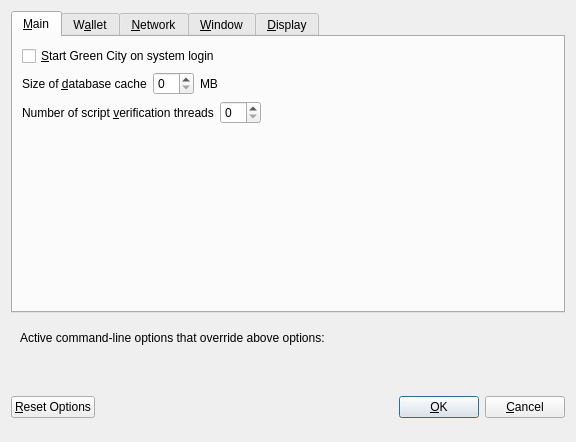
<?xml version="1.0" encoding="UTF-8"?>
<ui version="4.0">
 <class>OptionsDialog</class>
 <widget class="QDialog" name="OptionsDialog">
  <property name="geometry">
   <rect>
    <x>0</x>
    <y>0</y>
    <width>576</width>
    <height>442</height>
   </rect>
  </property>
  <property name="windowTitle">
   <string>Options</string>
  </property>
  <property name="modal">
   <bool>true</bool>
  </property>
  <layout class="QVBoxLayout" name="verticalLayout">
   <item>
    <widget class="QTabWidget" name="tabWidget">
     <property name="currentIndex">
      <number>0</number>
     </property>
     <widget class="QWidget" name="tabMain">
      <attribute name="title">
       <string>&amp;Main</string>
      </attribute>
      <layout class="QVBoxLayout" name="verticalLayout_Main">
       <item>
        <widget class="QCheckBox" name="bitcoinAtStartup">
         <property name="toolTip">
          <string>Automatically start Green City after logging in to the system.</string>
         </property>
         <property name="text">
          <string>&amp;Start Green City on system login</string>
         </property>
        </widget>
       </item>
       <item>
        <layout class="QHBoxLayout" name="horizontalLayout_2_Main">
         <item>
          <widget class="QLabel" name="databaseCacheLabel">
           <property name="text">
            <string>Size of &amp;database cache</string>
           </property>
           <property name="textFormat">
            <enum>Qt::PlainText</enum>
           </property>
           <property name="buddy">
            <cstring>databaseCache</cstring>
           </property>
          </widget>
         </item>
         <item>
          <widget class="QSpinBox" name="databaseCache"/>
         </item>
         <item>
          <widget class="QLabel" name="databaseCacheUnitLabel">
           <property name="text">
            <string>MB</string>
           </property>
           <property name="textFormat">
            <enum>Qt::PlainText</enum>
           </property>
          </widget>
         </item>
         <item>
          <spacer name="horizontalSpacer_2_Main">
           <property name="orientation">
            <enum>Qt::Horizontal</enum>
           </property>
           <property name="sizeHint" stdset="0">
            <size>
             <width>40</width>
             <height>20</height>
            </size>
           </property>
          </spacer>
         </item>
        </layout>
       </item>
       <item>
        <layout class="QHBoxLayout" name="horizontalLayout_3_Main">
         <item>
          <widget class="QLabel" name="threadsScriptVerifLabel">
           <property name="text">
            <string>Number of script &amp;verification threads</string>
           </property>
           <property name="textFormat">
            <enum>Qt::PlainText</enum>
           </property>
           <property name="buddy">
            <cstring>threadsScriptVerif</cstring>
           </property>
          </widget>
         </item>
         <item>
          <widget class="QSpinBox" name="threadsScriptVerif">
           <property name="toolTip">
            <string>(0 = auto, &lt;0 = leave that many cores free)</string>
           </property>
          </widget>
         </item>
         <item>
          <spacer name="horizontalSpacer_3_Main">
           <property name="orientation">
            <enum>Qt::Horizontal</enum>
           </property>
           <property name="sizeHint" stdset="0">
            <size>
             <width>40</width>
             <height>20</height>
            </size>
           </property>
          </spacer>
         </item>
        </layout>
       </item>
       <item>
        <spacer name="verticalSpacer_2">
         <property name="orientation">
          <enum>Qt::Vertical</enum>
         </property>
         <property name="sizeHint" stdset="0">
          <size>
           <width>20</width>
           <height>40</height>
          </size>
         </property>
        </spacer>
       </item>
      </layout>
     </widget>
     <widget class="QWidget" name="tabWallet">
      <attribute name="title">
       <string>W&amp;allet</string>
      </attribute>
      <layout class="QVBoxLayout" name="verticalLayout_Wallet">
       <item>
        <layout class="QHBoxLayout" name="horizontalLayout_2_Wallet">
         <item>
          <widget class="QLabel" name="labelStakeSplitThresholdText">
           <property name="text">
            <string>Stake split threshold:</string>
           </property>
          </widget>
         </item>
         <item>
          <widget class="QSpinBox" name="spinBoxStakeSplitThreshold">
           <property name="minimum">
            <number>1</number>
           </property>
           <property name="maximum">
            <number>999999</number>
           </property>
          </widget>
         </item>
        </layout>
       </item>
       <item>
        <widget class="QGroupBox" name="groupBox">
         <property name="title">
          <string>Expert</string>
         </property>
         <layout class="QVBoxLayout" name="verticalLayout_2">
          <item>
           <widget class="QCheckBox" name="coinControlFeatures">
            <property name="toolTip">
             <string>Whether to show coin control features or not.</string>
            </property>
            <property name="text">
             <string>Enable coin &amp;control features</string>
            </property>
           </widget>
          </item>
          <item>
           <widget class="QCheckBox" name="showMasternodesTab">
            <property name="toolTip">
             <string>Show additional tab listing all your masternodes in first sub-tab&lt;br/&gt;and all masternodes on the network in second sub-tab.</string>
            </property>
            <property name="text">
             <string>Show Masternodes Tab</string>
            </property>
           </widget>
          </item>
          <item>
           <widget class="QCheckBox" name="spendZeroConfChange">
            <property name="toolTip">
             <string>If you disable the spending of unconfirmed change, the change from a transaction&lt;br/&gt;cannot be used until that transaction has at least one confirmation.&lt;br/&gt;This also affects how your balance is computed.</string>
            </property>
            <property name="text">
             <string>&amp;Spend unconfirmed change</string>
            </property>
           </widget>
          </item>
         </layout>
        </widget>
       </item>
       <item>
        <spacer name="verticalSpacer_Wallet">
         <property name="orientation">
          <enum>Qt::Vertical</enum>
         </property>
         <property name="sizeHint" stdset="0">
          <size>
           <width>20</width>
           <height>40</height>
          </size>
         </property>
        </spacer>
       </item>
      </layout>
     </widget>
     <widget class="QWidget" name="tabNetwork">
      <attribute name="title">
       <string>&amp;Network</string>
      </attribute>
      <layout class="QVBoxLayout" name="verticalLayout_Network">
       <item>
        <widget class="QCheckBox" name="mapPortUpnp">
         <property name="toolTip">
          <string>Automatically open the Green City client port on the router. This only works when your router supports UPnP and it is enabled.</string>
         </property>
         <property name="text">
          <string>Map port using &amp;UPnP</string>
         </property>
        </widget>
       </item>
       <item>
        <widget class="QCheckBox" name="allowIncoming">
         <property name="toolTip">
          <string>Accept connections from outside</string>
         </property>
         <property name="text">
          <string>Allow incoming connections</string>
         </property>
        </widget>
       </item>
       <item>
        <widget class="QCheckBox" name="connectSocks">
         <property name="toolTip">
          <string>Connect to the Green City network through a SOCKS5 proxy.</string>
         </property>
         <property name="text">
          <string>&amp;Connect through SOCKS5 proxy (default proxy):</string>
         </property>
        </widget>
       </item>
       <item>
        <layout class="QHBoxLayout" name="horizontalLayout_1_Network">
         <item>
          <widget class="QLabel" name="proxyIpLabel">
           <property name="text">
            <string>Proxy &amp;IP:</string>
           </property>
           <property name="textFormat">
            <enum>Qt::PlainText</enum>
           </property>
           <property name="buddy">
            <cstring>proxyIp</cstring>
           </property>
          </widget>
         </item>
         <item>
          <widget class="QValidatedLineEdit" name="proxyIp">
           <property name="minimumSize">
            <size>
             <width>140</width>
             <height>0</height>
            </size>
           </property>
           <property name="maximumSize">
            <size>
             <width>140</width>
             <height>16777215</height>
            </size>
           </property>
           <property name="toolTip">
            <string>IP address of the proxy (e.g. IPv4: 127.0.0.1 / IPv6: ::1)</string>
           </property>
          </widget>
         </item>
         <item>
          <widget class="QLabel" name="proxyPortLabel">
           <property name="text">
            <string>&amp;Port:</string>
           </property>
           <property name="textFormat">
            <enum>Qt::PlainText</enum>
           </property>
           <property name="buddy">
            <cstring>proxyPort</cstring>
           </property>
          </widget>
         </item>
         <item>
          <widget class="QLineEdit" name="proxyPort">
           <property name="minimumSize">
            <size>
             <width>55</width>
             <height>0</height>
            </size>
           </property>
           <property name="maximumSize">
            <size>
             <width>55</width>
             <height>16777215</height>
            </size>
           </property>
           <property name="toolTip">
            <string>Port of the proxy (e.g. 9050)</string>
           </property>
          </widget>
         </item>
         <item>
          <spacer name="horizontalSpacer_1_Network">
           <property name="orientation">
            <enum>Qt::Horizontal</enum>
           </property>
           <property name="sizeHint" stdset="0">
            <size>
             <width>40</width>
             <height>20</height>
            </size>
           </property>
          </spacer>
         </item>
        </layout>
       </item>
       <item>
        <spacer name="verticalSpacer_Network">
         <property name="orientation">
          <enum>Qt::Vertical</enum>
         </property>
         <property name="sizeHint" stdset="0">
          <size>
           <width>20</width>
           <height>40</height>
          </size>
         </property>
        </spacer>
       </item>
      </layout>
     </widget>
     <widget class="QWidget" name="tabWindow">
      <attribute name="title">
       <string>&amp;Window</string>
      </attribute>
      <layout class="QVBoxLayout" name="verticalLayout_Window">
       <item>
        <widget class="QCheckBox" name="minimizeToTray">
         <property name="toolTip">
          <string>Show only a tray icon after minimizing the window.</string>
         </property>
         <property name="text">
          <string>&amp;Minimize to the tray instead of the taskbar</string>
         </property>
        </widget>
       </item>
       <item>
        <widget class="QCheckBox" name="minimizeOnClose">
         <property name="toolTip">
          <string>Minimize instead of exit the application when the window is closed. When this option is enabled, the application will be closed only after selecting Quit in the menu.</string>
         </property>
         <property name="text">
          <string>M&amp;inimize on close</string>
         </property>
        </widget>
       </item>
       <item>
        <spacer name="verticalSpacer_Window">
         <property name="orientation">
          <enum>Qt::Vertical</enum>
         </property>
         <property name="sizeHint" stdset="0">
          <size>
           <width>20</width>
           <height>40</height>
          </size>
         </property>
        </spacer>
       </item>
      </layout>
     </widget>
     <widget class="QWidget" name="tabDisplay">
      <attribute name="title">
       <string>&amp;Display</string>
      </attribute>
      <layout class="QVBoxLayout" name="verticalLayout_Display">
       <item>
        <layout class="QHBoxLayout" name="horizontalLayout_1_Display">
         <item>
          <widget class="QLabel" name="langLabel">
           <property name="text">
            <string>User Interface &amp;language:</string>
           </property>
           <property name="textFormat">
            <enum>Qt::PlainText</enum>
           </property>
           <property name="buddy">
            <cstring>lang</cstring>
           </property>
          </widget>
         </item>
         <item>
          <widget class="QValueComboBox" name="lang">
           <property name="toolTip">
            <string>The user interface language can be set here. This setting will take effect after restarting Green City.</string>
           </property>
          </widget>
         </item>
        </layout>
       </item>
       <item>
        <widget class="Line" name="line">
         <property name="orientation">
          <enum>Qt::Horizontal</enum>
         </property>
        </widget>
       </item>
       <item>
        <layout class="QHBoxLayout" name="horizontalLayout_2_Display">
         <item>
          <widget class="QLabel" name="unitLabel">
           <property name="text">
            <string>&amp;Unit to show amounts in:</string>
           </property>
           <property name="textFormat">
            <enum>Qt::PlainText</enum>
           </property>
           <property name="buddy">
            <cstring>unit</cstring>
           </property>
          </widget>
         </item>
         <item>
          <widget class="QValueComboBox" name="unit">
           <property name="toolTip">
            <string>Choose the default subdivision unit to show in the interface and when sending coins.</string>
           </property>
          </widget>
         </item>
        </layout>
       </item>
       <item>
        <layout class="QHBoxLayout" name="horizontalLayout_5_Display">
         <item>
          <widget class="QLabel" name="digitsLabel">
           <property name="text">
            <string>Decimal digits</string>
           </property>
          </widget>
         </item>
         <item>
          <widget class="QValueComboBox" name="digits"/>
         </item>
        </layout>
       </item>
       <item>
        <widget class="QCheckBox" name="checkBoxHideZeroBalances">
         <property name="toolTip">
          <string>Hide empty balances</string>
         </property>
         <property name="layoutDirection">
          <enum>Qt::LeftToRight</enum>
         </property>
         <property name="text">
          <string>Hide empty balances</string>
         </property>
        </widget>
       </item>
       <item>
        <layout class="QHBoxLayout" name="horizontalLayout_3_Display">
         <item>
          <widget class="QLabel" name="thirdPartyTxUrlsLabel">
           <property name="toolTip">
            <string>Third party URLs (e.g. a block explorer) that appear in the transactions tab as context menu items. %s in the URL is replaced by transaction hash. Multiple URLs are separated by vertical bar |.</string>
           </property>
           <property name="text">
            <string>Third party transaction URLs</string>
           </property>
           <property name="buddy">
            <cstring>thirdPartyTxUrls</cstring>
           </property>
          </widget>
         </item>
         <item>
          <widget class="QLineEdit" name="thirdPartyTxUrls">
           <property name="toolTip">
            <string>Third party URLs (e.g. a block explorer) that appear in the transactions tab as context menu items. %s in the URL is replaced by transaction hash. Multiple URLs are separated by vertical bar |.</string>
           </property>
          </widget>
         </item>
        </layout>
       </item>
       <item>
        <spacer name="verticalSpacer">
         <property name="orientation">
          <enum>Qt::Vertical</enum>
         </property>
         <property name="sizeHint" stdset="0">
          <size>
           <width>20</width>
           <height>40</height>
          </size>
         </property>
        </spacer>
       </item>
      </layout>
     </widget>
    </widget>
   </item>
   <item>
    <widget class="QFrame" name="frame">
     <layout class="QVBoxLayout" name="verticalLayout_Bottom">
      <item>
       <layout class="QHBoxLayout" name="horizontalLayout_Bottom">
        <item>
         <widget class="QLabel" name="overriddenByCommandLineInfoLabel">
          <property name="text">
           <string>Active command-line options that override above options:</string>
          </property>
          <property name="textFormat">
           <enum>Qt::PlainText</enum>
          </property>
         </widget>
        </item>
        <item>
         <spacer name="horizontalSpacer_Bottom">
          <property name="orientation">
           <enum>Qt::Horizontal</enum>
          </property>
          <property name="sizeHint" stdset="0">
           <size>
            <width>40</width>
            <height>20</height>
           </size>
          </property>
         </spacer>
        </item>
       </layout>
      </item>
      <item>
       <widget class="QLabel" name="overriddenByCommandLineLabel">
        <property name="text">
         <string/>
        </property>
        <property name="textFormat">
         <enum>Qt::PlainText</enum>
        </property>
        <property name="wordWrap">
         <bool>true</bool>
        </property>
       </widget>
      </item>
     </layout>
    </widget>
   </item>
   <item>
    <layout class="QHBoxLayout" name="horizontalLayout_Buttons">
     <item>
      <widget class="QPushButton" name="resetButton">
       <property name="toolTip">
        <string>Reset all client options to default.</string>
       </property>
       <property name="text">
        <string>&amp;Reset Options</string>
       </property>
       <property name="autoDefault">
        <bool>false</bool>
       </property>
      </widget>
     </item>
     <item>
      <spacer name="horizontalSpacer_1">
       <property name="orientation">
        <enum>Qt::Horizontal</enum>
       </property>
       <property name="sizeHint" stdset="0">
        <size>
         <width>40</width>
         <height>48</height>
        </size>
       </property>
      </spacer>
     </item>
     <item>
      <widget class="QLabel" name="statusLabel">
       <property name="minimumSize">
        <size>
         <width>200</width>
         <height>0</height>
        </size>
       </property>
       <property name="font">
        <font>
         <weight>75</weight>
         <bold>true</bold>
        </font>
       </property>
       <property name="text">
        <string/>
       </property>
       <property name="textFormat">
        <enum>Qt::PlainText</enum>
       </property>
       <property name="wordWrap">
        <bool>true</bool>
       </property>
      </widget>
     </item>
     <item>
      <spacer name="horizontalSpacer_2">
       <property name="orientation">
        <enum>Qt::Horizontal</enum>
       </property>
       <property name="sizeHint" stdset="0">
        <size>
         <width>40</width>
         <height>48</height>
        </size>
       </property>
      </spacer>
     </item>
     <item>
      <widget class="QPushButton" name="okButton">
       <property name="text">
        <string>&amp;OK</string>
       </property>
       <property name="autoDefault">
        <bool>false</bool>
       </property>
       <property name="default">
        <bool>true</bool>
       </property>
      </widget>
     </item>
     <item>
      <widget class="QPushButton" name="cancelButton">
       <property name="text">
        <string>&amp;Cancel</string>
       </property>
       <property name="autoDefault">
        <bool>false</bool>
       </property>
      </widget>
     </item>
    </layout>
   </item>
  </layout>
 </widget>
 <customwidgets>
  <customwidget>
   <class>QValidatedLineEdit</class>
   <extends>QLineEdit</extends>
   <header>qvalidatedlineedit.h</header>
  </customwidget>
  <customwidget>
   <class>QValueComboBox</class>
   <extends>QComboBox</extends>
   <header>qvaluecombobox.h</header>
  </customwidget>
 </customwidgets>
 <resources/>
 <connections/>
</ui>
